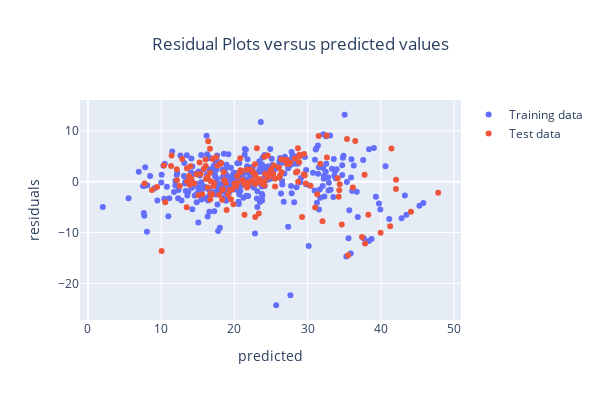

Here is the notebook cell this chart was saved with:
### Code cell
# 잔차에 대한 plot 그리기.
import plotly.graph_objects as go
fig=go.Figure()
fig.add_trace(go.Scatter(x=y_train_pred, y=y_train_pred-y_train,
    mode='markers', name='Training data'))
fig.add_trace(go.Scatter(x=y_test_pred, y=y_test_pred-y_test,
    mode='markers', name='Test data'))
fig.update_layout(width=600, height=400,
    title_text='Residual Plots versus predicted values', title_x=0.5)
fig.update_xaxes(title_text='predicted')
fig.update_yaxes(title_text='residuals')
fig.show()

### Figure 1 — Plotly figure (JSON) as saved in the notebook; plotly's stock layout.template omitted (floating-point values rounded to 4 significant figures; data arrays with more than 128 entries replaced by an {"elided": "..."} marker saying what was removed)
{"data": [{"mode": "markers", "name": "Training data", "type": "scatter", "x": {"elided": "354 float values"}, "y": {"elided": "354 float values"}}, {"mode": "markers", "name": "Test data", "type": "scatter", "x": {"elided": "152 float values"}, "y": {"elided": "152 float values"}}], "layout": {"height": 400, "title": {"text": "Residual Plots versus predicted values", "x": 0.5}, "width": 600, "xaxis": {"title": {"text": "predicted"}}, "yaxis": {"title": {"text": "residuals"}}}}
